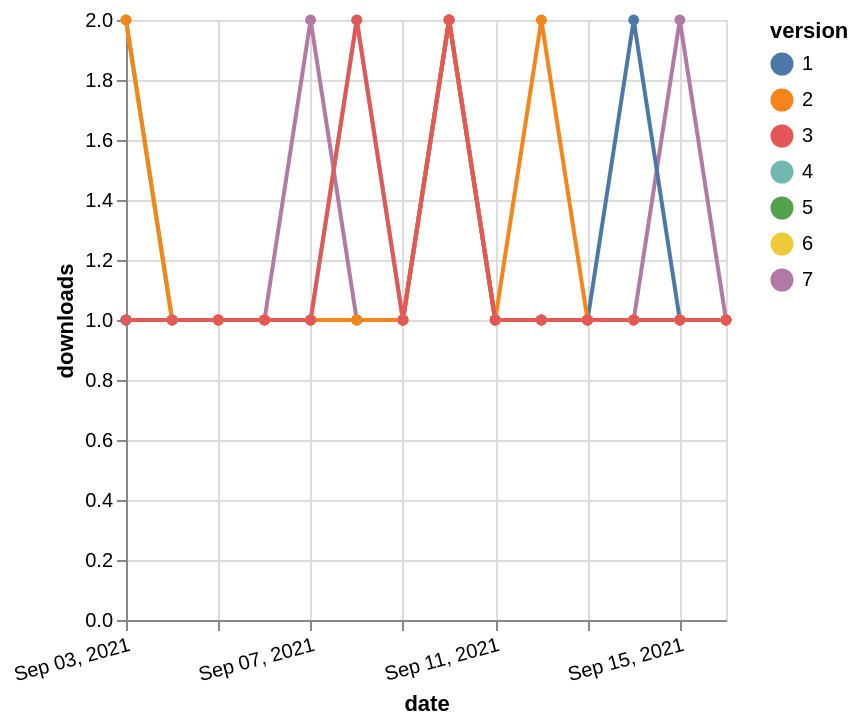

Here is the Vega-Lite specification saved for this chart:
### Vega-Lite specification from a JSON file in a GitHub repository (floating-point values rounded to 4 significant figures)
{"$schema": "https://vega.github.io/schema/vega-lite/v5.json", "description": "A simple bar chart with embedded data.", "data": {"values": [{"date": "2021-09-03", "total": 147, "delta": 1, "version": "7"}, {"date": "2021-09-04", "total": 148, "delta": 1, "version": "7"}, {"date": "2021-09-05", "total": 149, "delta": 1, "version": "7"}, {"date": "2021-09-06", "total": 150, "delta": 1, "version": "7"}, {"date": "2021-09-07", "total": 152, "delta": 2, "version": "7"}, {"date": "2021-09-08", "total": 153, "delta": 1, "version": "7"}, {"date": "2021-09-09", "total": 154, "delta": 1, "version": "7"}, {"date": "2021-09-10", "total": 156, "delta": 2, "version": "7"}, {"date": "2021-09-11", "total": 157, "delta": 1, "version": "7"}, {"date": "2021-09-12", "total": 158, "delta": 1, "version": "7"}, {"date": "2021-09-13", "total": 159, "delta": 1, "version": "7"}, {"date": "2021-09-14", "total": 160, "delta": 1, "version": "7"}, {"date": "2021-09-15", "total": 162, "delta": 2, "version": "7"}, {"date": "2021-09-16", "total": 163, "delta": 1, "version": "7"}, {"date": "2021-09-03", "total": 138, "delta": 1, "version": "5"}, {"date": "2021-09-04", "total": 139, "delta": 1, "version": "5"}, {"date": "2021-09-05", "total": 140, "delta": 1, "version": "5"}, {"date": "2021-09-06", "total": 141, "delta": 1, "version": "5"}, {"date": "2021-09-07", "total": 142, "delta": 1, "version": "5"}, {"date": "2021-09-08", "total": 143, "delta": 1, "version": "5"}, {"date": "2021-09-09", "total": 144, "delta": 1, "version": "5"}, {"date": "2021-09-10", "total": 146, "delta": 2, "version": "5"}, {"date": "2021-09-11", "total": 147, "delta": 1, "version": "5"}, {"date": "2021-09-12", "total": 148, "delta": 1, "version": "5"}, {"date": "2021-09-13", "total": 149, "delta": 1, "version": "5"}, {"date": "2021-09-14", "total": 150, "delta": 1, "version": "5"}, {"date": "2021-09-15", "total": 151, "delta": 1, "version": "5"}, {"date": "2021-09-16", "total": 152, "delta": 1, "version": "5"}, {"date": "2021-09-03", "total": 301, "delta": 2, "version": "4"}, {"date": "2021-09-04", "total": 302, "delta": 1, "version": "4"}, {"date": "2021-09-05", "total": 303, "delta": 1, "version": "4"}, {"date": "2021-09-06", "total": 304, "delta": 1, "version": "4"}, {"date": "2021-09-07", "total": 305, "delta": 1, "version": "4"}, {"date": "2021-09-08", "total": 307, "delta": 2, "version": "4"}, {"date": "2021-09-09", "total": 308, "delta": 1, "version": "4"}, {"date": "2021-09-10", "total": 310, "delta": 2, "version": "4"}, {"date": "2021-09-11", "total": 311, "delta": 1, "version": "4"}, {"date": "2021-09-12", "total": 312, "delta": 1, "version": "4"}, {"date": "2021-09-13", "total": 313, "delta": 1, "version": "4"}, {"date": "2021-09-14", "total": 314, "delta": 1, "version": "4"}, {"date": "2021-09-15", "total": 315, "delta": 1, "version": "4"}, {"date": "2021-09-16", "total": 316, "delta": 1, "version": "4"}, {"date": "2021-09-03", "total": 202, "delta": 1, "version": "1"}, {"date": "2021-09-04", "total": 203, "delta": 1, "version": "1"}, {"date": "2021-09-05", "total": 204, "delta": 1, "version": "1"}, {"date": "2021-09-06", "total": 205, "delta": 1, "version": "1"}, {"date": "2021-09-07", "total": 206, "delta": 1, "version": "1"}, {"date": "2021-09-08", "total": 207, "delta": 1, "version": "1"}, {"date": "2021-09-09", "total": 208, "delta": 1, "version": "1"}, {"date": "2021-09-10", "total": 210, "delta": 2, "version": "1"}, {"date": "2021-09-11", "total": 211, "delta": 1, "version": "1"}, {"date": "2021-09-12", "total": 212, "delta": 1, "version": "1"}, {"date": "2021-09-13", "total": 213, "delta": 1, "version": "1"}, {"date": "2021-09-14", "total": 215, "delta": 2, "version": "1"}, {"date": "2021-09-15", "total": 216, "delta": 1, "version": "1"}, {"date": "2021-09-16", "total": 217, "delta": 1, "version": "1"}, {"date": "2021-09-03", "total": 146, "delta": 2, "version": "6"}, {"date": "2021-09-04", "total": 147, "delta": 1, "version": "6"}, {"date": "2021-09-05", "total": 148, "delta": 1, "version": "6"}, {"date": "2021-09-06", "total": 149, "delta": 1, "version": "6"}, {"date": "2021-09-07", "total": 150, "delta": 1, "version": "6"}, {"date": "2021-09-08", "total": 151, "delta": 1, "version": "6"}, {"date": "2021-09-09", "total": 152, "delta": 1, "version": "6"}, {"date": "2021-09-10", "total": 154, "delta": 2, "version": "6"}, {"date": "2021-09-11", "total": 155, "delta": 1, "version": "6"}, {"date": "2021-09-12", "total": 156, "delta": 1, "version": "6"}, {"date": "2021-09-13", "total": 157, "delta": 1, "version": "6"}, {"date": "2021-09-14", "total": 158, "delta": 1, "version": "6"}, {"date": "2021-09-15", "total": 159, "delta": 1, "version": "6"}, {"date": "2021-09-16", "total": 160, "delta": 1, "version": "6"}, {"date": "2021-09-03", "total": 159, "delta": 2, "version": "2"}, {"date": "2021-09-04", "total": 160, "delta": 1, "version": "2"}, {"date": "2021-09-05", "total": 161, "delta": 1, "version": "2"}, {"date": "2021-09-06", "total": 162, "delta": 1, "version": "2"}, {"date": "2021-09-07", "total": 163, "delta": 1, "version": "2"}, {"date": "2021-09-08", "total": 164, "delta": 1, "version": "2"}, {"date": "2021-09-09", "total": 165, "delta": 1, "version": "2"}, {"date": "2021-09-10", "total": 167, "delta": 2, "version": "2"}, {"date": "2021-09-11", "total": 168, "delta": 1, "version": "2"}, {"date": "2021-09-12", "total": 170, "delta": 2, "version": "2"}, {"date": "2021-09-13", "total": 171, "delta": 1, "version": "2"}, {"date": "2021-09-14", "total": 172, "delta": 1, "version": "2"}, {"date": "2021-09-15", "total": 173, "delta": 1, "version": "2"}, {"date": "2021-09-16", "total": 174, "delta": 1, "version": "2"}, {"date": "2021-09-03", "total": 158, "delta": 1, "version": "3"}, {"date": "2021-09-04", "total": 159, "delta": 1, "version": "3"}, {"date": "2021-09-05", "total": 160, "delta": 1, "version": "3"}, {"date": "2021-09-06", "total": 161, "delta": 1, "version": "3"}, {"date": "2021-09-07", "total": 162, "delta": 1, "version": "3"}, {"date": "2021-09-08", "total": 164, "delta": 2, "version": "3"}, {"date": "2021-09-09", "total": 165, "delta": 1, "version": "3"}, {"date": "2021-09-10", "total": 167, "delta": 2, "version": "3"}, {"date": "2021-09-11", "total": 168, "delta": 1, "version": "3"}, {"date": "2021-09-12", "total": 169, "delta": 1, "version": "3"}, {"date": "2021-09-13", "total": 170, "delta": 1, "version": "3"}, {"date": "2021-09-14", "total": 171, "delta": 1, "version": "3"}, {"date": "2021-09-15", "total": 172, "delta": 1, "version": "3"}, {"date": "2021-09-16", "total": 173, "delta": 1, "version": "3"}]}, "width": "container", "mark": {"type": "line", "point": {"filled": true}}, "encoding": {"x": {"field": "date", "type": "temporal", "timeUnit": "yearmonthdate", "title": "date", "axis": {"labelAngle": -15}}, "y": {"field": "delta", "type": "quantitative", "title": "downloads"}, "color": {"field": "version", "type": "nominal"}, "tooltip": {"field": "delta"}}}
